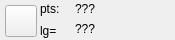
<?xml version="1.0" encoding="UTF-8"?>
<ui version="4.0">
 <class>AttribLineWidget</class>
 <widget class="QWidget" name="AttribLineWidget">
  <property name="geometry">
   <rect>
    <x>0</x>
    <y>0</y>
    <width>175</width>
    <height>40</height>
   </rect>
  </property>
  <property name="minimumSize">
   <size>
    <width>0</width>
    <height>40</height>
   </size>
  </property>
  <property name="windowTitle">
   <string>Form</string>
  </property>
  <widget class="QPushButton" name="tool_btn">
   <property name="geometry">
    <rect>
     <x>5</x>
     <y>5</y>
     <width>32</width>
     <height>32</height>
    </rect>
   </property>
   <property name="text">
    <string/>
   </property>
   <property name="icon">
    <iconset resource="ressources.qrc">
     <normaloff>:/icons/ressources/icon_segment.png</normaloff>:/icons/ressources/icon_segment.png</iconset>
   </property>
  </widget>
  <widget class="QLabel" name="label">
   <property name="geometry">
    <rect>
     <x>40</x>
     <y>0</y>
     <width>31</width>
     <height>18</height>
    </rect>
   </property>
   <property name="text">
    <string>pts:</string>
   </property>
  </widget>
  <widget class="QLabel" name="label_2">
   <property name="geometry">
    <rect>
     <x>40</x>
     <y>20</y>
     <width>31</width>
     <height>21</height>
    </rect>
   </property>
   <property name="text">
    <string>lg=</string>
   </property>
  </widget>
  <widget class="QLabel" name="pts_label">
   <property name="geometry">
    <rect>
     <x>75</x>
     <y>0</y>
     <width>101</width>
     <height>18</height>
    </rect>
   </property>
   <property name="text">
    <string>???</string>
   </property>
  </widget>
  <widget class="QLabel" name="length_label">
   <property name="geometry">
    <rect>
     <x>75</x>
     <y>20</y>
     <width>101</width>
     <height>18</height>
    </rect>
   </property>
   <property name="minimumSize">
    <size>
     <width>0</width>
     <height>0</height>
    </size>
   </property>
   <property name="text">
    <string>???</string>
   </property>
  </widget>
 </widget>
 <resources>
  <include location="ressources.qrc"/>
 </resources>
 <connections/>
</ui>
